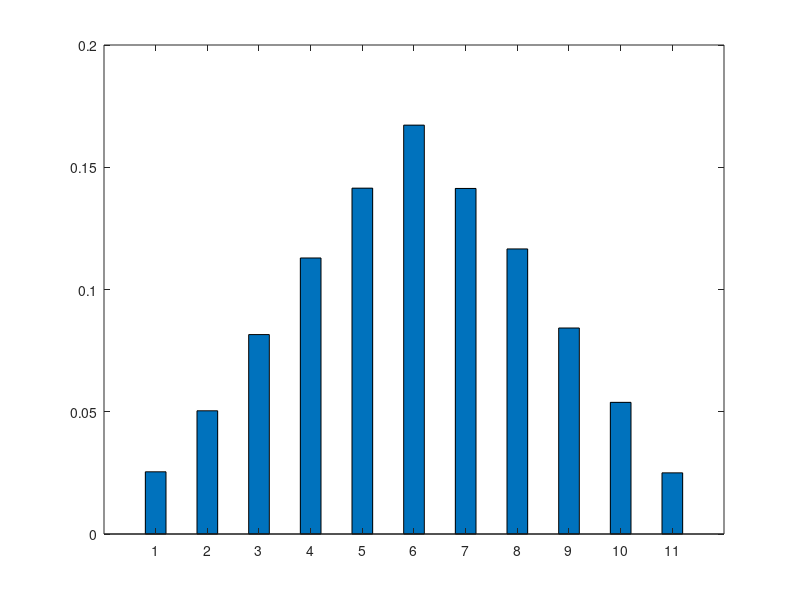

Reproduce this figure in MATLAB.
clear;
clc;
N=1000;

counter1=zeros(1,6);
counter2=zeros(1,6);
joint_pdf=zeros(1,6);


die_roll1=0.5+6*rand(1,N);
die_roll2=0.5+6*rand(1,N);

for i=1:N
   if die_roll1(i)<=1.5
        die_roll1(i)=1;
        counter1(1)=counter1(1)+1;
    elseif die_roll1(i)<=2.5
        die_roll1(i)=2;
        counter1(2)=counter1(2)+1;
    elseif die_roll1(i)<=3.5
        die_roll1(i)=3;
        counter1(3)=counter1(3)+1;
    elseif die_roll1(i)<=4.5
        die_roll1(i)=4;
        counter1(4)=counter1(4)+1;
    elseif die_roll1(i)<=5.5
        die_roll1(i)=5;
        counter1(5)=counter1(5)+1;
    elseif die_roll1(i)<=6.5
        die_roll1(i)=6;
        counter1(6)=counter1(6)+1;
   end
   
   if die_roll2(i)<=1.5
        die_roll2(i)=1;
        counter2(1)=counter2(1)+1;
    elseif die_roll2(i)<=2.5
        die_roll2(i)=2;
        counter2(2)=counter2(2)+1;
    elseif die_roll2(i)<=3.5
        die_roll2(i)=3;
        counter2(3)=counter2(3)+1;
    elseif die_roll2(i)<=4.5
        die_roll2(i)=4;
        counter2(4)=counter2(4)+1;
    elseif die_roll2(i)<=5.5
        die_roll2(i)=5;
        counter2(5)=counter2(5)+1;
    elseif die_roll2(i)<=6.5
        die_roll2(i)=6;
        counter2(6)=counter2(6)+1;
    end
end

%pdf for z1
pdf1=counter1/1000;
%pdf for z2
pdf2=counter2/1000;

for i=1:6
    joint_pdf(i)=pdf1(i)*pdf2(i)';
end

%answer to 3a 
joint_pdf
%bar2 need to be commented in order to show the bar1 
bar1=bar(joint_pdf,0.4)


%answer to 3b
y=conv(pdf1,pdf2)
bar2=bar(y,0.4)


